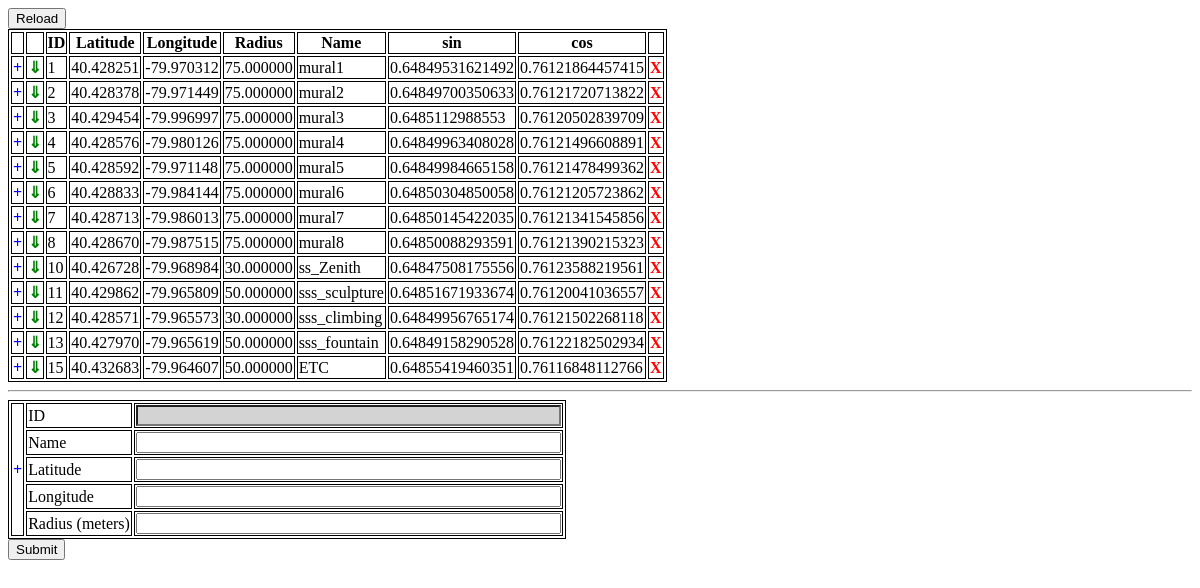
The app's page /www/dba/location.php with its own data.
### tables this page shows
CREATE TABLE location (
  id int(11) NOT NULL AUTO_INCREMENT,
  lat decimal(9,6) NOT NULL,
  lng decimal(9,6) NOT NULL,
  radius decimal(9,6) NOT NULL,
  latSin double NOT NULL,
  latCos double NOT NULL,
  `name` varchar(100) NOT NULL,
  PRIMARY KEY (id)
);

### www/dba/location.php (the view, shortened to what this page needs)
<!DOCTYPE html>
<html>
<head>
<link rel="stylesheet" type="text/css" href="dba.css">
</head>
<body>
<?php
$db = new mysqli("localhost", "pgh-challenge", "5NdSW4FaAqQXthqs", "game");
$table = "location";
$stmt = $db->prepare("select id, lat, lng, radius, name, latSin, latCos from $table");
echo "<input class=\"refreshBtn\" type=\"button\" value=\"Reload\" onclick=\"refreshPage()\" />\n";
echo "<table id=\"dataTable\">\n";
echo "<tr><th></th><th></th><th>ID</th><th>Latitude</th><th>Longitude</th><th>Radius</th><th>Name</th><th>sin</th><th>cos</th>";
echo "<td></td></tr>\n";
$stmt->execute();
$stmt->bind_result($id, $lat, $lng, $radius, $name, $sin, $cos);
while($stmt->fetch())
{
	echo "<tr>".
	"<td><a class=\"zoomtext\" href=\"javascript:void(0)\" onclick=\"zoomMap($lat, $lng, $radius)\">+</td>".
	"<td><a class=\"copyText\" href=\"javascript:void(0)\" onClick=\"duplicate($id, $lat, $lng, $radius, '$name')\">&dArr;</a></td>".
	"<td>$id</td><td>$lat</td><td>$lng</td><td>$radius</td><td>$name</td><td>$sin</td><td>$cos</td>".
	"<td><a class=\"deletetext\" href=\"javascript:void(0)\" onclick=\"removeRow($id)\">X</a></td>".
	"</tr>\n";
}
echo "</table>\n";
?>
<hr/>
<form method="post" action="location.php">
<table>
<tr>
	<td rowspan="100"><a class="zoomtext" href="javascript:void(0)" onclick="zoomMapForm()">+</td>
	<td>ID</td><td><input class="grayed"d name="id" readonly="readonly" type="text" size="50"/ ></td>
</tr>
<td>Name</td><td><input name="name" type="text" size="50"/ ></td>
<tr><td>Latitude</td><td><input name="lat" type="text" size="50" /></td></tr>
<tr><td>Longitude</td><td><input name="lng" type="text" size="50" /></td></tr>
<tr><td>Radius (meters)</td><td><input name="radius" type="text" size="50" /></td></tr>
</table>
<input type="submit"/>
</form>
</body>
</html>

### www/dba/dba.css (style rules this page uses)
table, tr, td, th { border: 1px solid black; }
.errortext, .deletetext { font-weight: bold; color: red; text-decoration: none; }
.successText, .copyText { font-weight: bold; color: green; text-decoration: none; }
.zoomtext { font-weight: bold; color: blue; text-decoration: none; }
.refreshBtn { vertical-align: top; display:block; }
.grayed { background: lightGray; }

### records on screen
location: id "1", lat "40.428251", lng "-79.970312", radius "75.000000", name "mural1", latSin "0.64849531621492", latCos "0.76121864457415"
location: id "2", lat "40.428378", lng "-79.971449", radius "75.000000", name "mural2", latSin "0.64849700350633", latCos "0.76121720713822"
location: id "3", lat "40.429454", lng "-79.996997", radius "75.000000", name "mural3", latSin "0.6485112988553", latCos "0.76120502839709"
location: id "4", lat "40.428576", lng "-79.980126", radius "75.000000", name "mural4", latSin "0.64849963408028", latCos "0.76121496608891"
location: id "5", lat "40.428592", lng "-79.971148", radius "75.000000", name "mural5", latSin "0.64849984665158", latCos "0.76121478499362"
location: id "6", lat "40.428833", lng "-79.984144", radius "75.000000", name "mural6", latSin "0.64850304850058", latCos "0.76121205723862"
location: id "7", lat "40.428713", lng "-79.986013", radius "75.000000", name "mural7", latSin "0.64850145422035", latCos "0.76121341545856"
location: id "8", lat "40.428670", lng "-79.987515", radius "75.000000", name "mural8", latSin "0.64850088293591", latCos "0.76121390215323"
location: id "10", lat "40.426728", lng "-79.968984", radius "30.000000", name "ss_Zenith", latSin "0.64847508175556", latCos "0.76123588219561"
location: id "11", lat "40.429862", lng "-79.965809", radius "50.000000", name "sss_sculpture", latSin "0.64851671933674", latCos "0.76120041036557"
location: id "12", lat "40.428571", lng "-79.965573", radius "30.000000", name "sss_climbing", latSin "0.64849956765174", latCos "0.76121502268118"
location: id "13", lat "40.427970", lng "-79.965619", radius "50.000000", name "sss_fountain", latSin "0.64849158290528", latCos "0.76122182502934"
location: id "15", lat "40.432683", lng "-79.964607", radius "50.000000", name "ETC", latSin "0.64855419460351", latCos "0.76116848112766"
